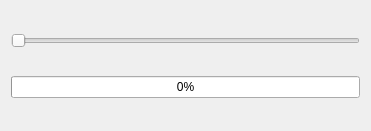
<?xml version="1.0" encoding="UTF-8"?>
<ui version="4.0">
 <class>Widget</class>
 <widget class="QWidget" name="Widget">
  <property name="geometry">
   <rect>
    <x>0</x>
    <y>0</y>
    <width>371</width>
    <height>131</height>
   </rect>
  </property>
  <property name="windowTitle">
   <string>Widget</string>
  </property>
  <layout class="QVBoxLayout" name="verticalLayout">
   <item>
    <widget class="QSlider" name="horizontalSlider">
     <property name="maximum">
      <number>100</number>
     </property>
     <property name="orientation">
      <enum>Qt::Orientation::Horizontal</enum>
     </property>
    </widget>
   </item>
   <item>
    <widget class="QProgressBar" name="progressBar">
     <property name="value">
      <number>0</number>
     </property>
    </widget>
   </item>
  </layout>
 </widget>
 <resources/>
 <connections/>
</ui>
